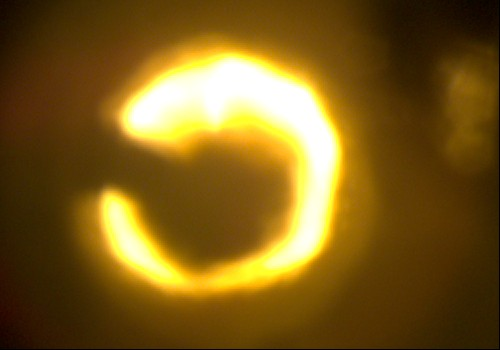
#> input picture img1.jpeg, 500 x 350 px
$ jupyter execute --allow-errors PCI_Plume_Project.ipynb   (shell and % lines are left out)
#> lines starting #> are read from the running program, lines starting #| are printed output that depends on the picture; after the words box and inside, x2 and y2 are one past the last pixel; in counts of white or black regions, pixels touching at a corner belong together
<a href="https://colab.research.google.com/github/CodeWithSudhanshu/Industrial-Plume-Detection/blob/main/PCI_Plume_Project.ipynb" target="_parent"></a>

[cell 1]
import cv2
import matplotlib.pyplot as plt

img = cv2.imread("img1.jpeg")
#> img is the input picture: shape (350, 500, 3); mean B, G, R 27, 92.4, 122.8

# convert BGR to RGB
img_rgb = cv2.cvtColor(img, cv2.COLOR_BGR2RGB)

plt.imshow(img_rgb)
plt.axis("off")
plt.show()

[cell 2]
print(img.shape)             # image height , image width , color channels
#| (350, 500, 3)

[cell 3]
img_resized = cv2.resize(img_rgb, (256, 256))
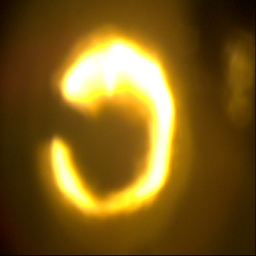
#> img_resized: shape (256, 256, 3); mean R, G, B 122.7, 92.3, 26.9

plt.imshow(img_resized)         #resizing bcz deep learning models use fixed sizing
plt.axis("off")                 # 128 x 128 , 256 x 256 , 512 x 512
plt.show()

[cell 4]
import cv2
import matplotlib.pyplot as plt

img = cv2.imread("img1.jpeg")

img_rgb = cv2.cvtColor(img, cv2.COLOR_BGR2RGB)

img_resized = cv2.resize(img_rgb, (256, 256))

gray = cv2.cvtColor(img_resized, cv2.COLOR_RGB2GRAY)   # convert to grayscale
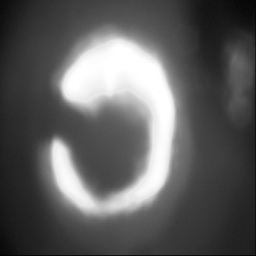
#> gray: shape (256, 256); min 2, max 255, mean 93.9

plt.imshow(gray, cmap='gray')
plt.axis("off")
plt.show()

[cell 5]
_, thresh = cv2.threshold(gray, 180, 255, cv2.THRESH_BINARY)
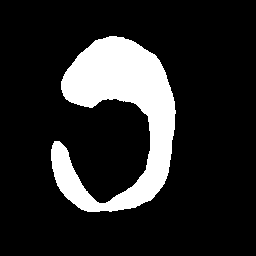
#> thresh: shape (256, 256); 15.8% white; 1 white region

plt.imshow(thresh, cmap='gray')
plt.axis("off")
plt.show()

[cell 6]
import cv2
import matplotlib.pyplot as plt

img = cv2.imread("img1.jpeg")

img_rgb = cv2.cvtColor(img, cv2.COLOR_BGR2RGB)

img_resized = cv2.resize(img_rgb, (256, 256))
gray = cv2.cvtColor(img_resized, cv2.COLOR_RGB2GRAY)

_, thresh = cv2.threshold(gray, 180, 255, cv2.THRESH_BINARY)

contours, _ = cv2.findContours(
    thresh,
    cv2.RETR_EXTERNAL,
    cv2.CHAIN_APPROX_SIMPLE
)
#> contours = 1 contour; box (x1, y1, x2, y2) and area: (51, 36, 176, 212) 10000

contour_img = img_resized.copy()   #drawing contour

cv2.drawContours(contour_img, contours, -1, (255, 0, 0), 2)
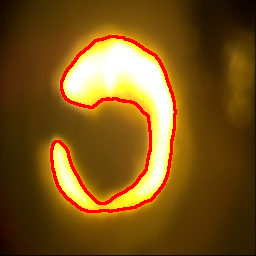
#> contour_img: shape (256, 256, 3); 3.82% of pixels changed, all inside (x1, y1, x2, y2) = (50, 35, 177, 213)

plt.imshow(contour_img)
plt.axis("off")
plt.show()

[cell 7]
import numpy as np

mask = np.zeros(gray.shape, dtype=np.uint8)    #creating empty black img..

cv2.drawContours(mask, contours, -1, 255, thickness=cv2.FILLED)  #filling contour with white clrr

plt.imshow(mask, cmap='gray')
plt.axis("off")
plt.show()

[cell 8]
import os

print(os.listdir())

[cell 9]
import os

os.makedirs("masks", exist_ok=True)

print("Masks folder is now created")

[cell 10]
import cv2
import os
import numpy as np

for file in os.listdir():

    if file.endswith(".jpeg"):

        img = cv2.imread(file)
        img_rgb = cv2.cvtColor(img, cv2.COLOR_BGR2RGB)
        img_resized = cv2.resize(img_rgb, (256, 256))
        gray = cv2.cvtColor(img_resized, cv2.COLOR_RGB2GRAY)

        _, thresh = cv2.threshold(gray, 180, 255, cv2.THRESH_BINARY)   #thresholding

        contours, _ = cv2.findContours(
            thresh,
            cv2.RETR_EXTERNAL,
            cv2.CHAIN_APPROX_SIMPLE
        )
        mask = np.zeros(gray.shape, dtype=np.uint8)

        cv2.drawContours(    #filling the colours
            mask,
            contours,
            -1,
            255,
            thickness=cv2.FILLED
        )

        save_path = os.path.join("masks", file)  #saving images as mask image
        cv2.imwrite(save_path, mask)
        print(f"Processed: {file}")

[cell 11]
import matplotlib.pyplot as plt
import cv2
import os

mask_path = "masks/img1.jpeg"

mask = cv2.imread(mask_path, cv2.IMREAD_GRAYSCALE)
#> mask: shape (256, 256); min 0, max 255, mean 40.2

plt.imshow(mask, cmap='gray')
plt.axis("off")
plt.show()

[cell 12]
import os

print(os.listdir("masks"))

[cell 13]
from google.colab import drive

drive.mount('/content/drive')

[cell 14]
import os

base_path = "/content/drive/MyDrive/PCI-PROJECT"

folders = [
    "images",
    "masks",
    "annotations",
    "notebooks",
    "models"
]

for folder in folders:
    os.makedirs(os.path.join(base_path, folder), exist_ok=True)
print("This creates the project folder.")
